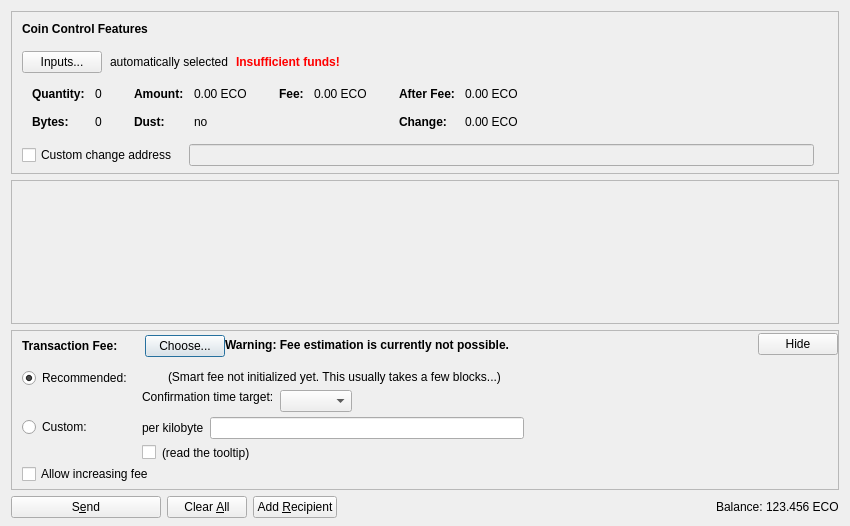
<?xml version="1.0" encoding="UTF-8"?>
<ui version="4.0">
 <class>SendCoinsDialog</class>
 <widget class="QDialog" name="SendCoinsDialog">
  <property name="geometry">
   <rect>
    <x>0</x>
    <y>0</y>
    <width>850</width>
    <height>526</height>
   </rect>
  </property>
  <property name="windowTitle">
   <string>Send Coins</string>
  </property>
  <layout class="QVBoxLayout" name="verticalLayout" stretch="0,1,0,0">
   <property name="bottomMargin">
    <number>8</number>
   </property>
   <item>
    <widget class="QFrame" name="frameCoinControl">
     <property name="sizePolicy">
      <sizepolicy hsizetype="Expanding" vsizetype="Expanding">
       <horstretch>0</horstretch>
       <verstretch>0</verstretch>
      </sizepolicy>
     </property>
     <property name="maximumSize">
      <size>
       <width>16777215</width>
       <height>16777215</height>
      </size>
     </property>
     <property name="frameShape">
      <enum>QFrame::StyledPanel</enum>
     </property>
     <property name="frameShadow">
      <enum>QFrame::Sunken</enum>
     </property>
     <layout class="QVBoxLayout" name="verticalLayoutCoinControl2">
      <property name="spacing">
       <number>0</number>
      </property>
      <property name="leftMargin">
       <number>0</number>
      </property>
      <property name="topMargin">
       <number>0</number>
      </property>
      <property name="rightMargin">
       <number>0</number>
      </property>
      <property name="bottomMargin">
       <number>6</number>
      </property>
      <item>
       <layout class="QVBoxLayout" name="verticalLayoutCoinControl" stretch="0,0,0,0,1">
        <property name="spacing">
         <number>0</number>
        </property>
        <property name="leftMargin">
         <number>10</number>
        </property>
        <property name="topMargin">
         <number>10</number>
        </property>
        <item>
         <layout class="QHBoxLayout" name="horizontalLayoutCoinControl1">
          <property name="bottomMargin">
           <number>15</number>
          </property>
          <item>
           <widget class="QLabel" name="labelCoinControlFeatures">
            <property name="sizePolicy">
             <sizepolicy hsizetype="Preferred" vsizetype="Maximum">
              <horstretch>0</horstretch>
              <verstretch>0</verstretch>
             </sizepolicy>
            </property>
            <property name="font">
             <font>
              <weight>75</weight>
              <bold>true</bold>
             </font>
            </property>
            <property name="styleSheet">
             <string notr="true">font-weight:bold;</string>
            </property>
            <property name="text">
             <string>Coin Control Features</string>
            </property>
           </widget>
          </item>
         </layout>
        </item>
        <item>
         <layout class="QHBoxLayout" name="horizontalLayoutCoinControl2" stretch="0,0,0,0">
          <property name="spacing">
           <number>8</number>
          </property>
          <property name="bottomMargin">
           <number>10</number>
          </property>
          <item>
           <widget class="QPushButton" name="pushButtonCoinControl">
            <property name="styleSheet">
             <string notr="true"/>
            </property>
            <property name="text">
             <string>Inputs...</string>
            </property>
            <property name="autoDefault">
             <bool>false</bool>
            </property>
           </widget>
          </item>
          <item>
           <widget class="QLabel" name="labelCoinControlAutomaticallySelected">
            <property name="text">
             <string>automatically selected</string>
            </property>
            <property name="margin">
             <number>5</number>
            </property>
           </widget>
          </item>
          <item>
           <widget class="QLabel" name="labelCoinControlInsuffFunds">
            <property name="font">
             <font>
              <weight>75</weight>
              <bold>true</bold>
             </font>
            </property>
            <property name="styleSheet">
             <string notr="true">color:red;font-weight:bold;</string>
            </property>
            <property name="text">
             <string>Insufficient funds!</string>
            </property>
            <property name="margin">
             <number>5</number>
            </property>
           </widget>
          </item>
          <item>
           <spacer name="horizontalSpacerCoinControl">
            <property name="orientation">
             <enum>Qt::Horizontal</enum>
            </property>
            <property name="sizeHint" stdset="0">
             <size>
              <width>40</width>
              <height>1</height>
             </size>
            </property>
           </spacer>
          </item>
         </layout>
        </item>
        <item>
         <widget class="QWidget" name="widgetCoinControl" native="true">
          <property name="sizePolicy">
           <sizepolicy hsizetype="Preferred" vsizetype="Preferred">
            <horstretch>0</horstretch>
            <verstretch>0</verstretch>
           </sizepolicy>
          </property>
          <property name="minimumSize">
           <size>
            <width>0</width>
            <height>0</height>
           </size>
          </property>
          <property name="styleSheet">
           <string notr="true"/>
          </property>
          <layout class="QHBoxLayout" name="horizontalLayoutCoinControl5">
           <property name="leftMargin">
            <number>0</number>
           </property>
           <property name="topMargin">
            <number>0</number>
           </property>
           <property name="rightMargin">
            <number>0</number>
           </property>
           <property name="bottomMargin">
            <number>0</number>
           </property>
           <item>
            <layout class="QHBoxLayout" name="horizontalLayoutCoinControl3" stretch="0,0,0,1">
             <property name="spacing">
              <number>20</number>
             </property>
             <property name="topMargin">
              <number>0</number>
             </property>
             <property name="bottomMargin">
              <number>10</number>
             </property>
             <item>
              <layout class="QFormLayout" name="formLayoutCoinControl1">
               <property name="horizontalSpacing">
                <number>10</number>
               </property>
               <property name="verticalSpacing">
                <number>14</number>
               </property>
               <property name="leftMargin">
                <number>10</number>
               </property>
               <property name="topMargin">
                <number>4</number>
               </property>
               <property name="rightMargin">
                <number>6</number>
               </property>
               <item row="0" column="0">
                <widget class="QLabel" name="labelCoinControlQuantityText">
                 <property name="font">
                  <font>
                   <weight>75</weight>
                   <bold>true</bold>
                  </font>
                 </property>
                 <property name="text">
                  <string>Quantity:</string>
                 </property>
                 <property name="margin">
                  <number>0</number>
                 </property>
                </widget>
               </item>
               <item row="0" column="1">
                <widget class="QLabel" name="labelCoinControlQuantity">
                 <property name="cursor">
                  <cursorShape>IBeamCursor</cursorShape>
                 </property>
                 <property name="contextMenuPolicy">
                  <enum>Qt::ActionsContextMenu</enum>
                 </property>
                 <property name="text">
                  <string notr="true">0</string>
                 </property>
                 <property name="margin">
                  <number>0</number>
                 </property>
                 <property name="textInteractionFlags">
                  <set>Qt::LinksAccessibleByMouse|Qt::TextSelectableByKeyboard|Qt::TextSelectableByMouse</set>
                 </property>
                </widget>
               </item>
               <item row="1" column="0">
                <widget class="QLabel" name="labelCoinControlBytesText">
                 <property name="font">
                  <font>
                   <weight>75</weight>
                   <bold>true</bold>
                  </font>
                 </property>
                 <property name="text">
                  <string>Bytes:</string>
                 </property>
                </widget>
               </item>
               <item row="1" column="1">
                <widget class="QLabel" name="labelCoinControlBytes">
                 <property name="cursor">
                  <cursorShape>IBeamCursor</cursorShape>
                 </property>
                 <property name="contextMenuPolicy">
                  <enum>Qt::ActionsContextMenu</enum>
                 </property>
                 <property name="text">
                  <string notr="true">0</string>
                 </property>
                 <property name="textInteractionFlags">
                  <set>Qt::LinksAccessibleByMouse|Qt::TextSelectableByKeyboard|Qt::TextSelectableByMouse</set>
                 </property>
                </widget>
               </item>
              </layout>
             </item>
             <item>
              <layout class="QFormLayout" name="formLayoutCoinControl2">
               <property name="horizontalSpacing">
                <number>10</number>
               </property>
               <property name="verticalSpacing">
                <number>14</number>
               </property>
               <property name="leftMargin">
                <number>6</number>
               </property>
               <property name="topMargin">
                <number>4</number>
               </property>
               <property name="rightMargin">
                <number>6</number>
               </property>
               <item row="0" column="0">
                <widget class="QLabel" name="labelCoinControlAmountText">
                 <property name="font">
                  <font>
                   <weight>75</weight>
                   <bold>true</bold>
                  </font>
                 </property>
                 <property name="text">
                  <string>Amount:</string>
                 </property>
                 <property name="margin">
                  <number>0</number>
                 </property>
                </widget>
               </item>
               <item row="0" column="1">
                <widget class="QLabel" name="labelCoinControlAmount">
                 <property name="cursor">
                  <cursorShape>IBeamCursor</cursorShape>
                 </property>
                 <property name="contextMenuPolicy">
                  <enum>Qt::ActionsContextMenu</enum>
                 </property>
                 <property name="text">
                  <string notr="true">0.00 ECO</string>
                 </property>
                 <property name="textInteractionFlags">
                  <set>Qt::LinksAccessibleByMouse|Qt::TextSelectableByKeyboard|Qt::TextSelectableByMouse</set>
                 </property>
                </widget>
               </item>
               <item row="1" column="0">
                <widget class="QLabel" name="labelCoinControlLowOutputText">
                 <property name="font">
                  <font>
                   <weight>75</weight>
                   <bold>true</bold>
                  </font>
                 </property>
                 <property name="text">
                  <string>Dust:</string>
                 </property>
                </widget>
               </item>
               <item row="1" column="1">
                <widget class="QLabel" name="labelCoinControlLowOutput">
                 <property name="cursor">
                  <cursorShape>IBeamCursor</cursorShape>
                 </property>
                 <property name="contextMenuPolicy">
                  <enum>Qt::ActionsContextMenu</enum>
                 </property>
                 <property name="text">
                  <string notr="true">no</string>
                 </property>
                 <property name="textInteractionFlags">
                  <set>Qt::LinksAccessibleByMouse|Qt::TextSelectableByKeyboard|Qt::TextSelectableByMouse</set>
                 </property>
                </widget>
               </item>
              </layout>
             </item>
             <item>
              <layout class="QFormLayout" name="formLayoutCoinControl3">
               <property name="horizontalSpacing">
                <number>10</number>
               </property>
               <property name="verticalSpacing">
                <number>14</number>
               </property>
               <property name="leftMargin">
                <number>6</number>
               </property>
               <property name="topMargin">
                <number>4</number>
               </property>
               <property name="rightMargin">
                <number>6</number>
               </property>
               <item row="0" column="0">
                <widget class="QLabel" name="labelCoinControlFeeText">
                 <property name="font">
                  <font>
                   <weight>75</weight>
                   <bold>true</bold>
                  </font>
                 </property>
                 <property name="text">
                  <string>Fee:</string>
                 </property>
                 <property name="margin">
                  <number>0</number>
                 </property>
                </widget>
               </item>
               <item row="0" column="1">
                <widget class="QLabel" name="labelCoinControlFee">
                 <property name="cursor">
                  <cursorShape>IBeamCursor</cursorShape>
                 </property>
                 <property name="contextMenuPolicy">
                  <enum>Qt::ActionsContextMenu</enum>
                 </property>
                 <property name="text">
                  <string notr="true">0.00 ECO</string>
                 </property>
                 <property name="textInteractionFlags">
                  <set>Qt::LinksAccessibleByMouse|Qt::TextSelectableByKeyboard|Qt::TextSelectableByMouse</set>
                 </property>
                </widget>
               </item>
              </layout>
             </item>
             <item>
              <layout class="QFormLayout" name="formLayoutCoinControl4">
               <property name="horizontalSpacing">
                <number>10</number>
               </property>
               <property name="verticalSpacing">
                <number>14</number>
               </property>
               <property name="leftMargin">
                <number>6</number>
               </property>
               <property name="topMargin">
                <number>4</number>
               </property>
               <property name="rightMargin">
                <number>6</number>
               </property>
               <item row="0" column="0">
                <widget class="QLabel" name="labelCoinControlAfterFeeText">
                 <property name="font">
                  <font>
                   <weight>75</weight>
                   <bold>true</bold>
                  </font>
                 </property>
                 <property name="text">
                  <string>After Fee:</string>
                 </property>
                 <property name="margin">
                  <number>0</number>
                 </property>
                </widget>
               </item>
               <item row="0" column="1">
                <widget class="QLabel" name="labelCoinControlAfterFee">
                 <property name="cursor">
                  <cursorShape>IBeamCursor</cursorShape>
                 </property>
                 <property name="contextMenuPolicy">
                  <enum>Qt::ActionsContextMenu</enum>
                 </property>
                 <property name="text">
                  <string notr="true">0.00 ECO</string>
                 </property>
                 <property name="textInteractionFlags">
                  <set>Qt::LinksAccessibleByMouse|Qt::TextSelectableByKeyboard|Qt::TextSelectableByMouse</set>
                 </property>
                </widget>
               </item>
               <item row="1" column="0">
                <widget class="QLabel" name="labelCoinControlChangeText">
                 <property name="font">
                  <font>
                   <weight>75</weight>
                   <bold>true</bold>
                  </font>
                 </property>
                 <property name="text">
                  <string>Change:</string>
                 </property>
                </widget>
               </item>
               <item row="1" column="1">
                <widget class="QLabel" name="labelCoinControlChange">
                 <property name="cursor">
                  <cursorShape>IBeamCursor</cursorShape>
                 </property>
                 <property name="contextMenuPolicy">
                  <enum>Qt::ActionsContextMenu</enum>
                 </property>
                 <property name="text">
                  <string notr="true">0.00 ECO</string>
                 </property>
                 <property name="textInteractionFlags">
                  <set>Qt::LinksAccessibleByMouse|Qt::TextSelectableByKeyboard|Qt::TextSelectableByMouse</set>
                 </property>
                </widget>
               </item>
              </layout>
             </item>
            </layout>
           </item>
          </layout>
         </widget>
        </item>
        <item>
         <layout class="QHBoxLayout" name="horizontalLayoutCoinControl4" stretch="0,0,0">
          <property name="spacing">
           <number>12</number>
          </property>
          <property name="sizeConstraint">
           <enum>QLayout::SetDefaultConstraint</enum>
          </property>
          <property name="topMargin">
           <number>5</number>
          </property>
          <property name="rightMargin">
           <number>5</number>
          </property>
          <item>
           <widget class="QCheckBox" name="checkBoxCoinControlChange">
            <property name="toolTip">
             <string>If this is activated, but the change address is empty or invalid, change will be sent to a newly generated address.</string>
            </property>
            <property name="text">
             <string>Custom change address</string>
            </property>
           </widget>
          </item>
          <item>
           <widget class="QValidatedLineEdit" name="lineEditCoinControlChange">
            <property name="enabled">
             <bool>false</bool>
            </property>
            <property name="sizePolicy">
             <sizepolicy hsizetype="Expanding" vsizetype="Fixed">
              <horstretch>0</horstretch>
              <verstretch>0</verstretch>
             </sizepolicy>
            </property>
           </widget>
          </item>
          <item>
           <widget class="QLabel" name="labelCoinControlChangeLabel">
            <property name="sizePolicy">
             <sizepolicy hsizetype="Preferred" vsizetype="Expanding">
              <horstretch>0</horstretch>
              <verstretch>0</verstretch>
             </sizepolicy>
            </property>
            <property name="minimumSize">
             <size>
              <width>0</width>
              <height>0</height>
             </size>
            </property>
            <property name="text">
             <string/>
            </property>
            <property name="margin">
             <number>3</number>
            </property>
           </widget>
          </item>
         </layout>
        </item>
        <item>
         <spacer name="verticalSpacerCoinControl">
          <property name="orientation">
           <enum>Qt::Vertical</enum>
          </property>
          <property name="sizeHint" stdset="0">
           <size>
            <width>800</width>
            <height>1</height>
           </size>
          </property>
         </spacer>
        </item>
       </layout>
      </item>
     </layout>
    </widget>
   </item>
   <item>
    <widget class="QScrollArea" name="scrollArea">
     <property name="widgetResizable">
      <bool>true</bool>
     </property>
     <widget class="QWidget" name="scrollAreaWidgetContents">
      <property name="geometry">
       <rect>
        <x>0</x>
        <y>0</y>
        <width>830</width>
        <height>104</height>
       </rect>
      </property>
      <layout class="QVBoxLayout" name="verticalLayout_2" stretch="0,1">
       <property name="leftMargin">
        <number>0</number>
       </property>
       <property name="topMargin">
        <number>0</number>
       </property>
       <property name="rightMargin">
        <number>0</number>
       </property>
       <property name="bottomMargin">
        <number>0</number>
       </property>
       <item>
        <layout class="QVBoxLayout" name="entries">
         <property name="spacing">
          <number>6</number>
         </property>
        </layout>
       </item>
       <item>
        <spacer name="verticalSpacer">
         <property name="orientation">
          <enum>Qt::Vertical</enum>
         </property>
         <property name="sizeHint" stdset="0">
          <size>
           <width>20</width>
           <height>40</height>
          </size>
         </property>
        </spacer>
       </item>
      </layout>
     </widget>
    </widget>
   </item>
   <item>
    <widget class="QFrame" name="frameFee">
     <property name="sizePolicy">
      <sizepolicy hsizetype="Expanding" vsizetype="Expanding">
       <horstretch>0</horstretch>
       <verstretch>0</verstretch>
      </sizepolicy>
     </property>
     <property name="maximumSize">
      <size>
       <width>16777215</width>
       <height>16777215</height>
      </size>
     </property>
     <property name="frameShape">
      <enum>QFrame::StyledPanel</enum>
     </property>
     <property name="frameShadow">
      <enum>QFrame::Sunken</enum>
     </property>
     <layout class="QVBoxLayout" name="verticalLayoutFee1">
      <property name="spacing">
       <number>0</number>
      </property>
      <property name="leftMargin">
       <number>0</number>
      </property>
      <property name="topMargin">
       <number>0</number>
      </property>
      <property name="rightMargin">
       <number>0</number>
      </property>
      <property name="bottomMargin">
       <number>0</number>
      </property>
      <item>
       <layout class="QVBoxLayout" name="verticalLayoutFee2" stretch="0,0,0">
        <property name="spacing">
         <number>0</number>
        </property>
        <property name="leftMargin">
         <number>10</number>
        </property>
        <property name="topMargin">
         <number>0</number>
        </property>
        <item>
         <layout class="QHBoxLayout" name="horizontalLayoutFee1">
          <property name="bottomMargin">
           <number>0</number>
          </property>
          <item>
           <layout class="QVBoxLayout" name="verticalLayoutFee7">
            <property name="spacing">
             <number>0</number>
            </property>
            <item>
             <spacer name="verticalSpacerSmartFee">
              <property name="orientation">
               <enum>Qt::Vertical</enum>
              </property>
              <property name="sizeType">
               <enum>QSizePolicy::Fixed</enum>
              </property>
              <property name="sizeHint" stdset="0">
               <size>
                <width>1</width>
                <height>4</height>
               </size>
              </property>
             </spacer>
            </item>
            <item>
             <layout class="QHBoxLayout" name="horizontalLayoutSmartFee">
              <property name="spacing">
               <number>10</number>
              </property>
              <item>
               <widget class="QLabel" name="labelFeeHeadline">
                <property name="sizePolicy">
                 <sizepolicy hsizetype="Preferred" vsizetype="Maximum">
                  <horstretch>0</horstretch>
                  <verstretch>0</verstretch>
                 </sizepolicy>
                </property>
                <property name="font">
                 <font>
                  <weight>75</weight>
                  <bold>true</bold>
                 </font>
                </property>
                <property name="styleSheet">
                 <string notr="true">font-weight:bold;</string>
                </property>
                <property name="text">
                 <string>Transaction Fee:</string>
                </property>
               </widget>
              </item>
              <item>
               <widget class="QLabel" name="labelFeeMinimized">
                <property name="text">
                 <string/>
                </property>
               </widget>
              </item>
              <item>
               <widget class="QPushButton" name="buttonChooseFee">
                <property name="text">
                 <string>Choose...</string>
                </property>
               </widget>
              </item>
             </layout>
            </item>
            <item>
             <spacer name="verticalSpacer_5">
              <property name="orientation">
               <enum>Qt::Vertical</enum>
              </property>
              <property name="sizeHint" stdset="0">
               <size>
                <width>1</width>
                <height>1</height>
               </size>
              </property>
             </spacer>
            </item>
           </layout>
          </item>
          <item>
           <widget class="QLabel" name="fallbackFeeWarningLabel">
            <property name="toolTip">
             <string>Using the fallbackfee can result in sending a transaction that will take several hours or days (or never) to confirm. Consider choosing your fee manually or wait until you have validated the complete chain.</string>
            </property>
            <property name="font">
            <font>
                <weight>75</weight>
                <bold>true</bold>
            </font>
            </property>
            <property name="text">
             <string>Warning: Fee estimation is currently not possible.</string>
            </property>
            <property name="wordWrap">
             <bool>false</bool>
            </property>
           </widget>
          </item>
          <item>
           <spacer name="horizontalSpacer_4">
            <property name="orientation">
             <enum>Qt::Horizontal</enum>
            </property>
            <property name="sizeType">
             <enum>QSizePolicy::MinimumExpanding</enum>
            </property>
            <property name="sizeHint" stdset="0">
             <size>
              <width>40</width>
              <height>20</height>
             </size>
            </property>
           </spacer>
          </item>
          <item>
           <widget class="QPushButton" name="buttonMinimizeFee">
            <property name="toolTip">
             <string>collapse fee-settings</string>
            </property>
            <property name="text">
             <string>Hide</string>
            </property>
           </widget>
          </item>
         </layout>
        </item>
        <item>
         <widget class="QFrame" name="frameFeeSelection">
          <layout class="QVBoxLayout" name="verticalLayoutFee12">
           <property name="spacing">
            <number>0</number>
           </property>
           <property name="leftMargin">
            <number>0</number>
           </property>
           <property name="topMargin">
            <number>0</number>
           </property>
           <property name="rightMargin">
            <number>0</number>
           </property>
           <property name="bottomMargin">
            <number>0</number>
           </property>
           <item>
            <layout class="QGridLayout" name="gridLayoutFee">
             <property name="topMargin">
              <number>10</number>
             </property>
             <property name="bottomMargin">
              <number>4</number>
             </property>
             <property name="horizontalSpacing">
              <number>10</number>
             </property>
             <property name="verticalSpacing">
              <number>4</number>
             </property>
             <item row="1" column="1">
              <layout class="QVBoxLayout" name="verticalLayoutFee8">
               <property name="spacing">
                <number>6</number>
               </property>
               <item>
                <layout class="QHBoxLayout" name="horizontalLayoutFee13">
                 <item>
                  <widget class="QLabel" name="labelCustomPerKilobyte">
                   <property name="toolTip">
                    <string>If the custom fee is set to 1000 satoshis and the transaction is only 250 bytes, then &quot;per kilobyte&quot; only pays 250 satoshis in fee, while &quot;total at least&quot; pays 1000 satoshis. For transactions bigger than a kilobyte both pay by kilobyte.</string>
                   </property>
                   <property name="text">
                    <string>per kilobyte</string>
                   </property>
                  </widget>
                 </item>
                 <item>
                  <widget class="BitcoinAmountField" name="customFee"/>
                 </item>
                 <item>
                  <spacer name="horizontalSpacer_6">
                   <property name="orientation">
                    <enum>Qt::Horizontal</enum>
                   </property>
                   <property name="sizeHint" stdset="0">
                    <size>
                     <width>1</width>
                     <height>1</height>
                    </size>
                   </property>
                  </spacer>
                 </item>
                </layout>
               </item>
               <item>
                <layout class="QHBoxLayout" name="horizontalLayoutFee8">
                 <item>
                  <widget class="QCheckBox" name="checkBoxMinimumFee">
                   <property name="toolTip">
                    <string>Paying only the minimum fee is just fine as long as there is less transaction volume than space in the blocks. But be aware that this can end up in a never confirming transaction once there is more demand for bitcoin transactions than the network can process.</string>
                   </property>
                   <property name="text">
                    <string/>
                   </property>
                  </widget>
                 </item>
                 <item>
                  <widget class="QLabel" name="labelMinFeeWarning">
                   <property name="enabled">
                    <bool>true</bool>
                   </property>
                   <property name="toolTip">
                    <string>Paying only the minimum fee is just fine as long as there is less transaction volume than space in the blocks. But be aware that this can end up in a never confirming transaction once there is more demand for bitcoin transactions than the network can process.</string>
                   </property>
                   <property name="text">
                    <string>(read the tooltip)</string>
                   </property>
                   <property name="margin">
                    <number>5</number>
                   </property>
                  </widget>
                 </item>
                 <item>
                  <spacer name="horizontalSpacer_2">
                   <property name="orientation">
                    <enum>Qt::Horizontal</enum>
                   </property>
                   <property name="sizeHint" stdset="0">
                    <size>
                     <width>1</width>
                     <height>1</height>
                    </size>
                   </property>
                  </spacer>
                 </item>
                </layout>
               </item>
              </layout>
             </item>
             <item row="0" column="0">
              <layout class="QVBoxLayout" name="verticalLayoutFee4" stretch="0,1">
               <item>
                <widget class="QRadioButton" name="radioSmartFee">
                 <property name="text">
                  <string>Recommended:</string>
                 </property>
                 <property name="checked">
                  <bool>true</bool>
                 </property>
                 <attribute name="buttonGroup">
                  <string notr="true">groupFee</string>
                 </attribute>
                </widget>
               </item>
               <item>
                <spacer name="verticalSpacer_2">
                 <property name="orientation">
                  <enum>Qt::Vertical</enum>
                 </property>
                 <property name="sizeHint" stdset="0">
                  <size>
                   <width>1</width>
                   <height>1</height>
                  </size>
                 </property>
                </spacer>
               </item>
              </layout>
             </item>
             <item row="1" column="0">
              <layout class="QVBoxLayout" name="verticalLayoutFee9" stretch="0,1">
               <item>
                <widget class="QRadioButton" name="radioCustomFee">
                 <property name="text">
                  <string>Custom:</string>
                 </property>
                 <attribute name="buttonGroup">
                  <string notr="true">groupFee</string>
                 </attribute>
                </widget>
               </item>
               <item>
                <spacer name="verticalSpacer_6">
                 <property name="orientation">
                  <enum>Qt::Vertical</enum>
                 </property>
                 <property name="sizeHint" stdset="0">
                  <size>
                   <width>1</width>
                   <height>1</height>
                  </size>
                 </property>
                </spacer>
               </item>
              </layout>
             </item>
             <item row="0" column="1">
              <layout class="QVBoxLayout" name="verticalLayoutFee3" stretch="0,0,1">
               <property name="spacing">
                <number>6</number>
               </property>
               <property name="topMargin">
                <number>2</number>
               </property>
               <item>
                <layout class="QHBoxLayout" name="horizontalLayoutFee12">
                 <item>
                  <widget class="QLabel" name="labelSmartFee">
                   <property name="text">
                    <string/>
                   </property>
                   <property name="margin">
                    <number>2</number>
                   </property>
                  </widget>
                 </item>
                 <item>
                  <widget class="QLabel" name="labelFeeEstimation">
                   <property name="text">
                    <string/>
                   </property>
                  </widget>
                 </item>
                 <item>
                  <widget class="QLabel" name="labelSmartFee2">
                   <property name="text">
                    <string>(Smart fee not initialized yet. This usually takes a few blocks...)</string>
                   </property>
                   <property name="margin">
                    <number>2</number>
                   </property>
                  </widget>
                 </item>
                 <item>
                  <spacer name="horizontalSpacer_5">
                   <property name="orientation">
                    <enum>Qt::Horizontal</enum>
                   </property>
                   <property name="sizeHint" stdset="0">
                    <size>
                     <width>1</width>
                     <height>1</height>
                    </size>
                   </property>
                  </spacer>
                 </item>
                </layout>
               </item>
               <item>
                <layout class="QHBoxLayout" name="horizontalLayoutFee9">
                 <item>
                  <layout class="QVBoxLayout" name="verticalLayoutFee6">
                   <item>
                    <widget class="QLabel" name="labelSmartFee3">
                     <property name="text">
                      <string>Confirmation time target:</string>
                     </property>
                     <property name="margin">
                      <number>2</number>
                     </property>
                    </widget>
                   </item>
                   <item>
                    <spacer name="verticalSpacer_3">
                     <property name="orientation">
                      <enum>Qt::Vertical</enum>
                     </property>
                     <property name="sizeHint" stdset="0">
                      <size>
                       <width>1</width>
                       <height>1</height>
                      </size>
                     </property>
                    </spacer>
                   </item>
                  </layout>
                 </item>
                 <item>
                  <layout class="QVBoxLayout" name="verticalLayoutFee5">
                   <property name="rightMargin">
                    <number>30</number>
                   </property>
                   <item>
                    <layout class="QHBoxLayout" name="horizontalLayoutConfTarget">
                     <property name="bottomMargin">
                      <number>0</number>
                     </property>
                     <item>
                      <widget class="QComboBox" name="confTargetSelector"/>
                     </item>
                     <item>
                      <spacer name="horizontalSpacerConfTarget">
                       <property name="orientation">
                        <enum>Qt::Horizontal</enum>
                       </property>
                       <property name="sizeHint" stdset="0">
                        <size>
                         <width>40</width>
                         <height>20</height>
                        </size>
                       </property>
                      </spacer>
                     </item>
                    </layout>
                   </item>
                  </layout>
                 </item>
                </layout>
               </item>
               <item>
                <spacer name="verticalSpacer_4">
                 <property name="orientation">
                  <enum>Qt::Vertical</enum>
                 </property>
                 <property name="sizeHint" stdset="0">
                  <size>
                   <width>1</width>
                   <height>1</height>
                  </size>
                 </property>
                </spacer>
               </item>
              </layout>
             </item>
            </layout>
           </item>
           <item>
            <widget class="QCheckBox" name="optInRBF">
             <property name="text">
              <string>Allow increasing fee</string>
             </property>
             <property name="toolTip">
              <string>This allows you to increase the fee later if the transaction takes a long time to confirm. This will also cause the recommended fee to be lower. ("Replace-By-Fee", BIP 125)</string>
             </property>
            </widget>
           </item>
          </layout>
         </widget>
        </item>
        <item>
         <spacer name="verticalSpacerFee">
          <property name="orientation">
           <enum>Qt::Vertical</enum>
          </property>
          <property name="sizeHint" stdset="0">
           <size>
            <width>40</width>
            <height>5</height>
           </size>
          </property>
         </spacer>
        </item>
       </layout>
      </item>
     </layout>
    </widget>
   </item>
   <item>
    <layout class="QHBoxLayout" name="horizontalLayout">
     <item>
      <widget class="QPushButton" name="sendButton">
       <property name="minimumSize">
        <size>
         <width>150</width>
         <height>0</height>
        </size>
       </property>
       <property name="toolTip">
        <string>Confirm the send action</string>
       </property>
       <property name="text">
        <string>S&amp;end</string>
       </property>
       <property name="icon">
        <iconset resource="../bitcoin.qrc">
         <normaloff>:/icons/send</normaloff>:/icons/send</iconset>
       </property>
       <property name="autoDefault">
        <bool>false</bool>
       </property>
       <property name="default">
        <bool>false</bool>
       </property>
      </widget>
     </item>
     <item>
      <widget class="QPushButton" name="clearButton">
       <property name="sizePolicy">
        <sizepolicy hsizetype="Minimum" vsizetype="Fixed">
         <horstretch>0</horstretch>
         <verstretch>0</verstretch>
        </sizepolicy>
       </property>
       <property name="toolTip">
        <string>Clear all fields of the form.</string>
       </property>
       <property name="text">
        <string>Clear &amp;All</string>
       </property>
       <property name="icon">
        <iconset resource="../bitcoin.qrc">
         <normaloff>:/icons/remove</normaloff>:/icons/remove</iconset>
       </property>
       <property name="autoDefault">
        <bool>false</bool>
       </property>
      </widget>
     </item>
     <item>
      <widget class="QPushButton" name="addButton">
       <property name="toolTip">
        <string>Send to multiple recipients at once</string>
       </property>
       <property name="text">
        <string>Add &amp;Recipient</string>
       </property>
       <property name="icon">
        <iconset resource="../bitcoin.qrc">
         <normaloff>:/icons/add</normaloff>:/icons/add</iconset>
       </property>
       <property name="autoDefault">
        <bool>false</bool>
       </property>
      </widget>
     </item>
     <item>
      <spacer name="horizontalSpacer">
       <property name="orientation">
        <enum>Qt::Horizontal</enum>
       </property>
       <property name="sizeHint" stdset="0">
        <size>
         <width>40</width>
         <height>20</height>
        </size>
       </property>
      </spacer>
     </item>
     <item>
      <layout class="QHBoxLayout" name="horizontalLayout_2">
       <property name="spacing">
        <number>3</number>
       </property>
       <item>
        <widget class="QLabel" name="label">
         <property name="sizePolicy">
          <sizepolicy hsizetype="Preferred" vsizetype="Fixed">
           <horstretch>0</horstretch>
           <verstretch>0</verstretch>
          </sizepolicy>
         </property>
         <property name="text">
          <string>Balance:</string>
         </property>
        </widget>
       </item>
       <item>
        <widget class="QLabel" name="labelBalance">
         <property name="sizePolicy">
          <sizepolicy hsizetype="Preferred" vsizetype="Fixed">
           <horstretch>0</horstretch>
           <verstretch>0</verstretch>
          </sizepolicy>
         </property>
         <property name="cursor">
          <cursorShape>IBeamCursor</cursorShape>
         </property>
         <property name="text">
          <string notr="true">123.456 ECO</string>
         </property>
         <property name="textInteractionFlags">
          <set>Qt::LinksAccessibleByMouse|Qt::TextSelectableByKeyboard|Qt::TextSelectableByMouse</set>
         </property>
        </widget>
       </item>
      </layout>
     </item>
    </layout>
   </item>
  </layout>
 </widget>
 <customwidgets>
  <customwidget>
   <class>QValidatedLineEdit</class>
   <extends>QLineEdit</extends>
   <header>qt/qvalidatedlineedit.h</header>
  </customwidget>
  <customwidget>
   <class>BitcoinAmountField</class>
   <extends>QLineEdit</extends>
   <header>qt/bitcoinamountfield.h</header>
   <container>1</container>
  </customwidget>
 </customwidgets>
 <resources>
  <include location="../bitcoin.qrc"/>
 </resources>
 <connections/>
 <buttongroups>
  <buttongroup name="groupFee"/>
 </buttongroups>
</ui>
